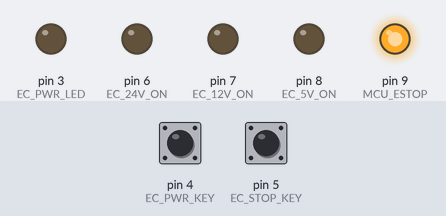
Recording of a sketch running on a simulated Arduino Uno, built with avr-gcc and run on an emulated ATmega328P. Parts: output pins drawn as LEDs (lit = HIGH). The test bench sets the inputs (shaded band); at power-on: pin 4 (EC_PWR_KEY) HIGH, pin 5 (EC_STOP_KEY) HIGH. What the sketch prints to the serial monitor is not drawn.

Above: at 2.2 s.
2.3 s: pin 4 (EC_PWR_KEY) pulled LOW for 0.15 s
At 2.38 s:
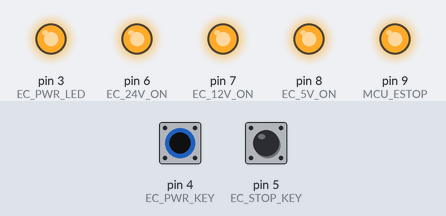
3.9 s: pin 4 (EC_PWR_KEY) pulled LOW for 3.2 s
At 8.0 s:
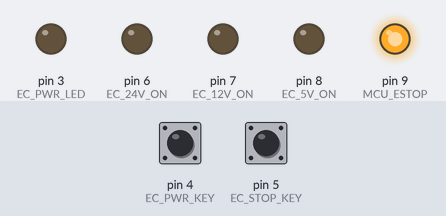
8.6 s: pin 5 (EC_STOP_KEY) pulled LOW for 3.2 s
At 9.3 s:
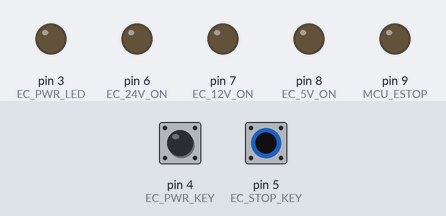
13.3 s: pin 4 (EC_PWR_KEY) driven LOW and pin 5 (EC_STOP_KEY) driven LOW
At 14.0 s:
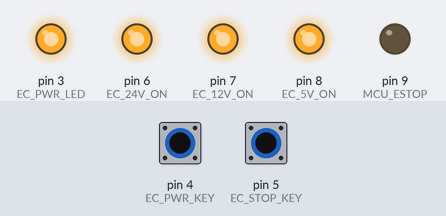
Timing chart, 0 to 15.8 s (numbered marks = the images above; inputs shaded):
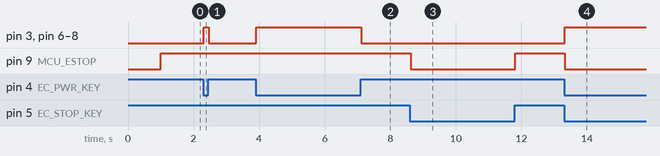

The sketch:

targetBoard_M12_A1.ino
```cpp
#include <SimpleTimer.h>
#include <Adafruit_SleepyDog.h>
int EC_PWR_KEY = 4;   //
int EC_STOP_KEY = 5;  //
int EC_PWR_LED = 3;

int EC_24V_ON = 6;
int EC_5V_ON = 8;
int EC_12V_ON = 7;
int MCU_ESTOP = 9;
int MPU_SLEEP = 0;
int MPU_RESET = 1;
int MPU_SHUTDOWN = 2;

char KeyPwrOn_0, KeyPwrOn_1;                  //电源开关按键状态
char KeyEmergencyStop_0, KeyEmergencyStop_1;  //急停开关按键状态
char FlagPwrOnLaser, FlagPwrOnMcu, FlagPwrOnLcd, FlagStopLaser;
int KeyPwrOnCounter;
// Create a first timer and specify its interval in milliseconds
SimpleTimer keyTimer;
void setup() {
  // put your setup code here, to run once:
  KeyPwrOn_0 = 0;
  KeyPwrOn_1 = 0;
  KeyEmergencyStop_0 = 0;
  KeyEmergencyStop_1 = 0;
  FlagPwrOnLaser = 0;
  FlagPwrOnMcu = 0;
  FlagPwrOnLcd = 0;
  FlagStopLaser = 0;
  Serial.begin(115200);
  pinMode(EC_PWR_KEY, INPUT);
  pinMode(EC_STOP_KEY, INPUT);
  pinMode(EC_PWR_LED, OUTPUT);
  pinMode(EC_24V_ON, OUTPUT);
  pinMode(EC_5V_ON, OUTPUT);
  pinMode(EC_12V_ON, OUTPUT);
  pinMode(MCU_ESTOP, OUTPUT);
  digitalWrite(EC_24V_ON, LOW);   //关闭主电源24V
  digitalWrite(EC_5V_ON, LOW);    //关闭5V供电
  digitalWrite(EC_12V_ON, LOW);   //关闭12V供电
  digitalWrite(EC_PWR_LED, LOW);  //关闭电源指示灯
  keyTimer.setInterval(10);       //计时器间隔时间10ms
  delay(1000);
  Watchdog.enable(100);
  Serial.println("Enabled the watchdog with 100ms");
}

void loop() {
  // put your main code here, to run repeatedly:
  if (keyTimer.isReady()) {
    KeyPwrOn_0 = digitalRead(EC_PWR_KEY);
    KeyEmergencyStop_0 = digitalRead(EC_STOP_KEY);
    if (KeyPwrOn_0 == KeyPwrOn_1) {
      if (KeyPwrOn_0) {
        FlagPwrOnLaser = 0;
        FlagPwrOnMcu = 0;
        FlagPwrOnLcd = 0;
      } else {
        FlagPwrOnLaser = 1;
        FlagPwrOnMcu = 1;
        FlagPwrOnLcd = 1;
      }
    }
    if (KeyEmergencyStop_0 == KeyEmergencyStop_1) {
      if (KeyEmergencyStop_0) {
        FlagStopLaser = 0;
      } else {
        FlagStopLaser = 1;
      }
    }
    KeyPwrOn_1 = KeyPwrOn_0;
    KeyEmergencyStop_1 = KeyEmergencyStop_0;
    keyTimer.reset();
  }
  if (FlagPwrOnLaser) {
    digitalWrite(EC_24V_ON, HIGH);//打开24V供电
    digitalWrite(EC_PWR_LED, HIGH);//打开电源指示灯
  } else {
    digitalWrite(EC_24V_ON, LOW);
    digitalWrite(EC_PWR_LED, LOW);
  }
  if (FlagPwrOnMcu) {
    digitalWrite(EC_5V_ON, HIGH);  //打开5V供电
  } else {
    digitalWrite(EC_5V_ON, LOW);
  }
  if (FlagPwrOnLcd) {
    digitalWrite(EC_12V_ON, HIGH);  //打开12V供电
  } else {
    digitalWrite(EC_12V_ON, LOW);
  }
  if (FlagStopLaser) {
    digitalWrite(MCU_ESTOP, LOW);  //急停低电平有效
  } else {
    digitalWrite(MCU_ESTOP, HIGH);
  }
  Watchdog.reset();
}
```

Measured:
- after the input at 2.3 s, pin 3 (EC_PWR_LED), pin 6 (EC_24V_ON), pin 7 (EC_12V_ON), pin 8 (EC_5V_ON): LOW → HIGH at once, → LOW 0.15 s later
- after the input at 3.9 s, pin 3 (EC_PWR_LED), pin 6 (EC_24V_ON), pin 7 (EC_12V_ON), pin 8 (EC_5V_ON): LOW → HIGH at once, → LOW 3.2 s later
- after the input at 8.6 s, pin 9 (MCU_ESTOP): HIGH → LOW at once, → HIGH 3.2 s later
- after the input at 13.3 s, pin 3 (EC_PWR_LED), pin 6 (EC_24V_ON), pin 7 (EC_12V_ON), pin 8 (EC_5V_ON): LOW → HIGH at once; pin 9 (MCU_ESTOP): HIGH → LOW at once
